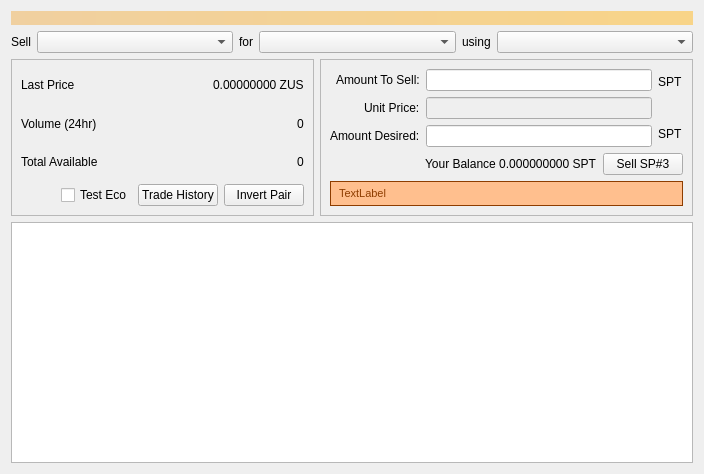
<?xml version="1.0" encoding="UTF-8"?>
<ui version="4.0">
 <class>MetaDExDialog</class>
 <widget class="QWidget" name="MetaDExDialog">
  <property name="geometry">
   <rect>
    <x>0</x>
    <y>0</y>
    <width>704</width>
    <height>474</height>
   </rect>
  </property>
  <property name="windowTitle">
   <string>Form</string>
  </property>
  <layout class="QVBoxLayout" name="topLayout">
   <item>
    <widget class="QLabel" name="labelAlerts">
     <property name="visible">
      <bool>false</bool>
     </property>
     <property name="styleSheet">
      <string notr="true">background-color: qlineargradient(x1: 0, y1: 0, x2: 1, y2: 0, stop:0 #F0D0A0, stop:1 #F8D488); color:#000000;</string>
     </property>
     <property name="wordWrap">
      <bool>true</bool>
     </property>
     <property name="margin">
      <number>3</number>
     </property>
    </widget>
   </item>
   <item>
    <layout class="QVBoxLayout" name="verticalLayout_7">
     <property name="leftMargin">
      <number>0</number>
     </property>
     <property name="topMargin">
      <number>0</number>
     </property>
     <property name="rightMargin">
      <number>0</number>
     </property>
     <item>
      <layout class="QHBoxLayout" name="horizontalLayout_11">
       <property name="topMargin">
        <number>0</number>
       </property>
       <property name="rightMargin">
        <number>0</number>
       </property>
       <item>
        <layout class="QVBoxLayout" name="verticalLayout_10">
         <property name="spacing">
          <number>6</number>
         </property>
         <property name="leftMargin">
          <number>0</number>
         </property>
         <property name="rightMargin">
          <number>0</number>
         </property>
         <item>
          <layout class="QHBoxLayout" name="horizontalLayout_4">
           <property name="spacing">
            <number>6</number>
           </property>
           <property name="topMargin">
            <number>0</number>
           </property>
           <item>
            <widget class="QLabel" name="marketLabel">
             <property name="font">
              <font>
               <weight>50</weight>
               <bold>false</bold>
              </font>
             </property>
             <property name="text">
              <string>Sell</string>
             </property>
             <property name="alignment">
              <set>Qt::AlignLeading|Qt::AlignLeft|Qt::AlignVCenter</set>
             </property>
            </widget>
           </item>
           <item>
            <widget class="QComboBox" name="comboPairTokenA">
             <property name="sizePolicy">
              <sizepolicy hsizetype="Expanding" vsizetype="Fixed">
               <horstretch>0</horstretch>
               <verstretch>0</verstretch>
              </sizepolicy>
             </property>
            </widget>
           </item>
           <item>
            <widget class="QLabel" name="label">
             <property name="text">
              <string>for</string>
             </property>
            </widget>
           </item>
           <item>
            <widget class="QComboBox" name="comboPairTokenB">
             <property name="sizePolicy">
              <sizepolicy hsizetype="Expanding" vsizetype="Fixed">
               <horstretch>0</horstretch>
               <verstretch>0</verstretch>
              </sizepolicy>
             </property>
            </widget>
           </item>
           <item>
            <widget class="QLabel" name="label_2">
             <property name="text">
              <string>using</string>
             </property>
            </widget>
           </item>
           <item>
            <widget class="QComboBox" name="comboAddress">
             <property name="sizePolicy">
              <sizepolicy hsizetype="Expanding" vsizetype="Fixed">
               <horstretch>0</horstretch>
               <verstretch>0</verstretch>
              </sizepolicy>
             </property>
            </widget>
           </item>
          </layout>
         </item>
        </layout>
       </item>
      </layout>
     </item>
    </layout>
   </item>
   <item>
    <layout class="QHBoxLayout" name="horizontalLayout" stretch="0,1">
     <item>
      <layout class="QVBoxLayout" name="verticalLayout_2">
       <item>
        <widget class="QFrame" name="frame">
         <property name="frameShape">
          <enum>QFrame::StyledPanel</enum>
         </property>
         <property name="frameShadow">
          <enum>QFrame::Raised</enum>
         </property>
         <layout class="QVBoxLayout" name="verticalLayout_4">
          <item>
           <layout class="QHBoxLayout" name="horizontalLayout_7">
            <item>
             <widget class="QLabel" name="labelLastPrice">
              <property name="text">
               <string>Last Price</string>
              </property>
             </widget>
            </item>
            <item>
             <spacer name="horizontalSpacer_6">
              <property name="orientation">
               <enum>Qt::Horizontal</enum>
              </property>
              <property name="sizeHint" stdset="0">
               <size>
                <width>40</width>
                <height>20</height>
               </size>
              </property>
             </spacer>
            </item>
            <item>
             <widget class="QLabel" name="lblLastPrice">
              <property name="text">
               <string>0.00000000 ZUS</string>
              </property>
             </widget>
            </item>
           </layout>
          </item>
          <item>
           <layout class="QHBoxLayout" name="horizontalLayout_14">
            <property name="topMargin">
             <number>0</number>
            </property>
            <item>
             <widget class="QLabel" name="labelVolume">
              <property name="text">
               <string>Volume (24hr)</string>
              </property>
             </widget>
            </item>
            <item>
             <spacer name="horizontalSpacer_2">
              <property name="orientation">
               <enum>Qt::Horizontal</enum>
              </property>
              <property name="sizeHint" stdset="0">
               <size>
                <width>40</width>
                <height>20</height>
               </size>
              </property>
             </spacer>
            </item>
            <item>
             <widget class="QLabel" name="lblVolume">
              <property name="text">
               <string>0</string>
              </property>
             </widget>
            </item>
           </layout>
          </item>
          <item>
           <layout class="QHBoxLayout" name="horizontalLayout_2">
            <item>
             <widget class="QLabel" name="labelTotalAvailable">
              <property name="text">
               <string>Total Available</string>
              </property>
             </widget>
            </item>
            <item>
             <spacer name="horizontalSpacer_4">
              <property name="orientation">
               <enum>Qt::Horizontal</enum>
              </property>
              <property name="sizeHint" stdset="0">
               <size>
                <width>40</width>
                <height>20</height>
               </size>
              </property>
             </spacer>
            </item>
            <item>
             <widget class="QLabel" name="lblTotalAvailable">
              <property name="text">
               <string>0</string>
              </property>
             </widget>
            </item>
           </layout>
          </item>
          <item>
           <layout class="QHBoxLayout" name="horizontalLayout_3">
            <item>
             <spacer name="horizontalSpacer_7">
              <property name="orientation">
               <enum>Qt::Horizontal</enum>
              </property>
              <property name="sizeHint" stdset="0">
               <size>
                <width>40</width>
                <height>20</height>
               </size>
              </property>
             </spacer>
            </item>
            <item>
             <widget class="QCheckBox" name="chkTestEco">
              <property name="text">
               <string>Test Eco</string>
              </property>
             </widget>
            </item>
            <item>
             <widget class="QPushButton" name="buttonTradeHistory">
              <property name="text">
               <string>Trade History</string>
              </property>
             </widget>
            </item>
            <item>
             <widget class="QPushButton" name="buttonInvertPair">
              <property name="text">
               <string>Invert Pair</string>
              </property>
             </widget>
            </item>
           </layout>
          </item>
         </layout>
        </widget>
       </item>
      </layout>
     </item>
     <item>
      <layout class="QVBoxLayout" name="verticalLayout_3">
       <item>
        <widget class="QFrame" name="rightFrame">
         <property name="frameShape">
          <enum>QFrame::StyledPanel</enum>
         </property>
         <property name="frameShadow">
          <enum>QFrame::Raised</enum>
         </property>
         <layout class="QVBoxLayout" name="verticalLayout">
          <item>
           <layout class="QHBoxLayout" name="horizontalLayout_6">
            <property name="topMargin">
             <number>0</number>
            </property>
            <item>
             <layout class="QFormLayout" name="tokenForm">
              <property name="fieldGrowthPolicy">
               <enum>QFormLayout::AllNonFixedFieldsGrow</enum>
              </property>
              <property name="labelAlignment">
               <set>Qt::AlignRight|Qt::AlignTrailing|Qt::AlignVCenter</set>
              </property>
              <property name="verticalSpacing">
               <number>6</number>
              </property>
              <item row="0" column="0">
               <widget class="QLabel" name="divisible">
                <property name="layoutDirection">
                 <enum>Qt::LeftToRight</enum>
                </property>
                <property name="styleSheet">
                 <string notr="true"/>
                </property>
                <property name="text">
                 <string>Amount To Sell:</string>
                </property>
               </widget>
              </item>
              <item row="0" column="1">
               <widget class="QLineEdit" name="sellAmountSaleLE">
                <property name="styleSheet">
                 <string notr="true"/>
                </property>
               </widget>
              </item>
              <item row="1" column="0">
               <widget class="QLabel" name="issuancetype">
                <property name="text">
                 <string>Unit Price:</string>
                </property>
               </widget>
              </item>
              <item row="1" column="1">
               <widget class="QLineEdit" name="sellUnitPriceLE">
                <property name="enabled">
                 <bool>false</bool>
                </property>
               </widget>
              </item>
              <item row="2" column="0">
               <widget class="QLabel" name="label_3">
                <property name="text">
                 <string>Amount Desired:</string>
                </property>
               </widget>
              </item>
              <item row="2" column="1">
               <widget class="QLineEdit" name="sellAmountDesiredLE"/>
              </item>
             </layout>
            </item>
            <item>
             <layout class="QHBoxLayout" name="horizontalLayout_8">
              <property name="spacing">
               <number>0</number>
              </property>
              <property name="topMargin">
               <number>0</number>
              </property>
              <item>
               <layout class="QVBoxLayout" name="verticalLayout_6">
                <property name="spacing">
                 <number>0</number>
                </property>
                <property name="topMargin">
                 <number>0</number>
                </property>
                <item>
                 <widget class="QLabel" name="lblATSToken">
                  <property name="text">
                   <string>SPT</string>
                  </property>
                 </widget>
                </item>
                <item>
                 <widget class="QLabel" name="label_4">
                  <property name="text">
                   <string/>
                  </property>
                 </widget>
                </item>
                <item>
                 <widget class="QLabel" name="lblADToken">
                  <property name="text">
                   <string>SPT</string>
                  </property>
                 </widget>
                </item>
               </layout>
              </item>
             </layout>
            </item>
           </layout>
          </item>
          <item>
           <layout class="QHBoxLayout" name="horizontalLayout_15">
            <property name="topMargin">
             <number>0</number>
            </property>
            <item>
             <spacer name="horizontalSpacer_5">
              <property name="orientation">
               <enum>Qt::Horizontal</enum>
              </property>
              <property name="sizeHint" stdset="0">
               <size>
                <width>40</width>
                <height>20</height>
               </size>
              </property>
             </spacer>
            </item>
            <item>
             <widget class="QLabel" name="lblBalance">
              <property name="text">
               <string>Your Balance 0.000000000 SPT</string>
              </property>
             </widget>
            </item>
            <item>
             <widget class="QPushButton" name="sellButton">
              <property name="text">
               <string>Sell SP#3</string>
              </property>
             </widget>
            </item>
           </layout>
          </item>
          <item>
           <widget class="QLabel" name="lblFeeWarning">
            <property name="font">
             <font>
              <pointsize>8</pointsize>
             </font>
            </property>
            <property name="styleSheet">
             <string notr="true">QLabel { 
border: 1px solid rgb(142,61,0);padding:5px 5px 5px 5px;background-repeat: no-repeat;background-position: 10px center;color: #133959;background-color: rgb(255,191,142); color:rgb(142,61,0);} </string>
            </property>
            <property name="text">
             <string>TextLabel</string>
            </property>
           </widget>
          </item>
         </layout>
        </widget>
       </item>
      </layout>
     </item>
    </layout>
   </item>
   <item>
    <widget class="QTableWidget" name="sellList"/>
   </item>
  </layout>
 </widget>
 <resources/>
 <connections/>
</ui>
